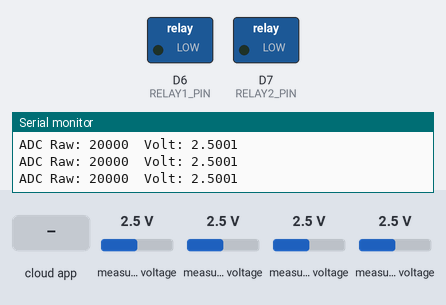
A sketch run on a simulated ESP8266 (NodeMCU). On the bench: switched loads named in the sketch (green lamp = pin HIGH), the last lines printed to the serial monitor. Inputs (shaded band) come from the test bench; at power-on: measured voltage 2.5 V. WiFi joins after 1.5 s; servers stay silent unless stated; the Firebase database answers and starts empty.

Above: at 3.6 s.
3.7 s: the phone or cloud app sets relay to 1
At 8.3 s:
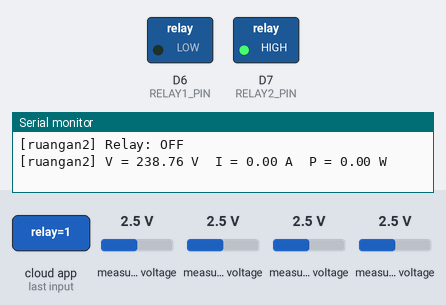
8.4 s: the phone or cloud app sets relay to 0
At 11.5 s:
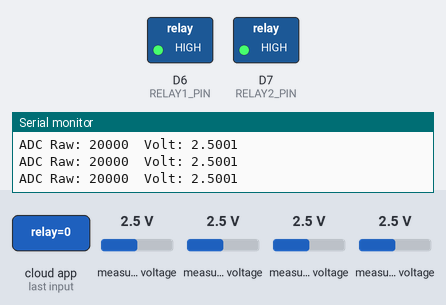
11.8 s: the phone or cloud app sets relay to 1
At 13.4 s:
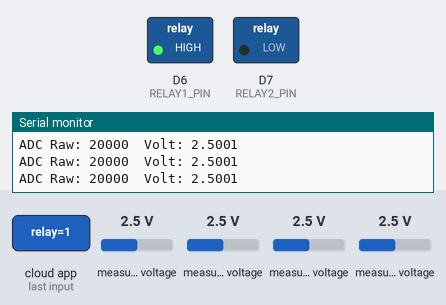
Timing chart, 0 to 14.9 s (numbered marks = the images above; inputs shaded):
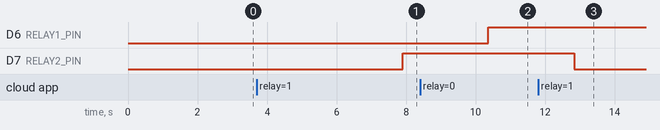

The sketch:

sketch_may7a.ino
```cpp
#include <ESP8266WiFi.h>
#include <Wire.h>
#include <Adafruit_ADS1X15.h>
#include <FirebaseESP8266.h>
#include <Ticker.h>
#include <math.h>

Adafruit_ADS1115 ads;

#define WIFI_SSID "Anishaa"
#define WIFI_PASSWORD "12122002"
#define FIREBASE_HOST "https://smartwatt-b1cca-default-rtdb.firebaseio.com"
#define FIREBASE_AUTH "AIzaSyCqBaNp2C5u-SNDqJmbbayN0S7t64RXWTo"

FirebaseData fbdo;
FirebaseAuth auth;
FirebaseConfig config;

Ticker dataTicker;
volatile bool doSendData = false;

// Kalibrasi Sensor
const float ZMPT101B_SCALE = 95.5;        // 🔧 Kalibrasi skala tegangan (ubah sesuai hasil pengukuran)
const float ACS712_SENSITIVITY = 0.100;    // Sensitivitas ACS712 20A
const float ADC_REF_VOLTAGE = 4.096;       // Referensi ADS1115 (4.096V jika GAIN_ONE)
const float ADC_RESOLUTION = 32767.0;
const int NUM_SAMPLES = 100;

float vMid = 1.65;

#define RELAY1_PIN D6
#define RELAY2_PIN D7

void IRAM_ATTR triggerData() {
  doSendData = true;
}

void setup() {
  Serial.begin(115200);

  WiFi.begin(WIFI_SSID, WIFI_PASSWORD);
  Serial.print("Menghubungkan WiFi");
  while (WiFi.status() != WL_CONNECTED) {
    delay(500);
    Serial.print(".");
  }
  Serial.println("\nWiFi Terhubung");
  Serial.print("IP Address: ");
  Serial.println(WiFi.localIP());

  Wire.begin(D2, D1);
  ads.setGain(GAIN_ONE);  // ±4.096V (ubah jika perlu)
  ads.begin();

  pinMode(RELAY1_PIN, OUTPUT);
  pinMode(RELAY2_PIN, OUTPUT);

  config.host = FIREBASE_HOST;
  config.signer.tokens.legacy_token = FIREBASE_AUTH;
  Firebase.begin(&config, &auth);
  Firebase.reconnectWiFi(true);

  autoCalibrateMidpoint();
  Serial.print("Offset arus (vMid): ");
  Serial.println(vMid, 4);

  dataTicker.attach(1, triggerData);
}

void loop() {
  if (doSendData) {
    doSendData = false;
    readAndSendData();
  }
}

void autoCalibrateMidpoint() {
  float sum = 0;
  for (int i = 0; i < NUM_SAMPLES; i++) {
    int16_t raw = ads.readADC_SingleEnded(1);
    float voltage = (raw * ADC_REF_VOLTAGE) / ADC_RESOLUTION;
    sum += voltage;
    delay(1);
  }
  vMid = sum / NUM_SAMPLES;
}

void readAndSendData() {
  if (WiFi.status() != WL_CONNECTED || !Firebase.ready()) {
    Serial.println("❌ Firebase belum siap atau WiFi tidak tersambung.");
    return;
  }

  ruanganHandler("ruangan1", 0, 1, RELAY1_PIN);
  ruanganHandler("ruangan2", 2, 3, RELAY2_PIN);
}

void ruanganHandler(String ruangan, uint8_t chVolt, uint8_t chCurr, int pinRelay) {
  float v = readVoltage(chVolt);
  float i = readCurrent(chCurr);
  float p = v * i;

  kontrolRelay(ruangan, pinRelay);

  float v_rounded = round(v * 100) / 100.0;
  float i_rounded = round(i * 100) / 100.0;
  float p_rounded = round(p * 100) / 100.0;

  Serial.printf("[%s] V = %.2f V\tI = %.2f A\tP = %.2f W\n", ruangan.c_str(), v_rounded, i_rounded, p_rounded);

  String path = "/monitoring/" + ruangan + "/";
  Firebase.setFloat(fbdo, path + "tegangan", v_rounded);
  Firebase.setFloat(fbdo, path + "arus", i_rounded);
  Firebase.setFloat(fbdo, path + "daya", p_rounded);
}

float readVoltage(uint8_t channel) {
  float sum = 0;
  for (int i = 0; i < NUM_SAMPLES; i++) {
    int16_t raw = ads.readADC_SingleEnded(channel);
    float voltage = (raw * ADC_REF_VOLTAGE) / ADC_RESOLUTION;
    sum += voltage * voltage;

    // Debug untuk kalibrasi
    if (i < 5) {
      Serial.printf("ADC Raw: %d\tVolt: %.4f\n", raw, voltage);
    }
    delay(1);
  }
  float rms = sqrt(sum / NUM_SAMPLES);
  float hasil = rms * ZMPT101B_SCALE;
  Serial.printf("RMS Tegangan: %.4f V\t=> Setelah kalibrasi: %.2f V\n", rms, hasil);
  return hasil;
}

float readCurrent(uint8_t channel) {
  float sum = 0;
  for (int i = 0; i < NUM_SAMPLES; i++) {
    int16_t raw = ads.readADC_SingleEnded(channel);
    float voltage = (raw * ADC_REF_VOLTAGE) / ADC_RESOLUTION;
    float current = (voltage - vMid) / ACS712_SENSITIVITY;
    sum += current * current;
    delay(1);
  }
  float rms = sqrt(sum / NUM_SAMPLES);
  return (rms < 0.05) ? 0.0 : rms;
}

void kontrolRelay(String ruangan, int pinRelay) {
  String path = "/monitoring/" + ruangan + "/relay";
  if (Firebase.getBool(fbdo, path)) {
    bool status = fbdo.boolData();
    digitalWrite(pinRelay, status ? LOW : HIGH);
    Serial.printf("[%s] Relay: %s\n", ruangan.c_str(), status ? "ON" : "OFF");
  } else {
    Serial.println("Gagal membaca status relay dari Firebase: " + path);
  }
}
```

Measured:
- after the input at 3.7 s, D6 (RELAY1_PIN): stays LOW (without the input it goes to HIGH after 1.7 s)
- after the input at 8.4 s, D6 (RELAY1_PIN): LOW → HIGH after 2.0 s
- after the input at 11.8 s, D7 (RELAY2_PIN): HIGH → LOW after 1.0 s
